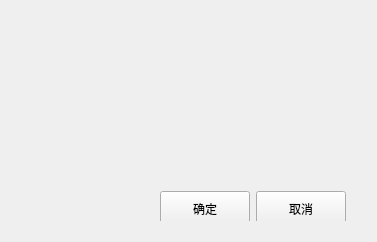
<?xml version="1.0" encoding="UTF-8"?>
<ui version="4.0">
 <class>MessBox</class>
 <widget class="QWidget" name="MessBox">
  <property name="geometry">
   <rect>
    <x>0</x>
    <y>0</y>
    <width>377</width>
    <height>242</height>
   </rect>
  </property>
  <property name="windowTitle">
   <string>MessBox</string>
  </property>
  <layout class="QGridLayout" name="gridLayout">
   <property name="rightMargin">
    <number>3</number>
   </property>
   <item row="0" column="0">
    <widget class="QWidget" name="widget_title" native="true">
     <property name="sizePolicy">
      <sizepolicy hsizetype="Preferred" vsizetype="Fixed">
       <horstretch>0</horstretch>
       <verstretch>0</verstretch>
      </sizepolicy>
     </property>
     <property name="minimumSize">
      <size>
       <width>100</width>
       <height>28</height>
      </size>
     </property>
     <layout class="QHBoxLayout" name="horizontalLayout_2">
      <property name="spacing">
       <number>0</number>
      </property>
      <property name="leftMargin">
       <number>0</number>
      </property>
      <property name="topMargin">
       <number>0</number>
      </property>
      <property name="rightMargin">
       <number>0</number>
      </property>
      <property name="bottomMargin">
       <number>0</number>
      </property>
      <item>
       <widget class="QLabel" name="lab_Title">
        <property name="sizePolicy">
         <sizepolicy hsizetype="Expanding" vsizetype="Preferred">
          <horstretch>0</horstretch>
          <verstretch>0</verstretch>
         </sizepolicy>
        </property>
        <property name="styleSheet">
         <string notr="true">font: 10pt &quot;微软雅黑&quot;;</string>
        </property>
        <property name="text">
         <string/>
        </property>
        <property name="alignment">
         <set>Qt::AlignLeading|Qt::AlignLeft|Qt::AlignVCenter</set>
        </property>
       </widget>
      </item>
      <item>
       <widget class="QWidget" name="widget_menu" native="true">
        <property name="sizePolicy">
         <sizepolicy hsizetype="Minimum" vsizetype="Preferred">
          <horstretch>0</horstretch>
          <verstretch>0</verstretch>
         </sizepolicy>
        </property>
        <layout class="QHBoxLayout" name="horizontalLayout">
         <property name="spacing">
          <number>0</number>
         </property>
         <property name="leftMargin">
          <number>0</number>
         </property>
         <property name="topMargin">
          <number>0</number>
         </property>
         <property name="rightMargin">
          <number>0</number>
         </property>
         <property name="bottomMargin">
          <number>0</number>
         </property>
         <item>
          <widget class="QPushButton" name="btnMenu_Close">
           <property name="sizePolicy">
            <sizepolicy hsizetype="Minimum" vsizetype="Expanding">
             <horstretch>0</horstretch>
             <verstretch>0</verstretch>
            </sizepolicy>
           </property>
           <property name="minimumSize">
            <size>
             <width>40</width>
             <height>0</height>
            </size>
           </property>
           <property name="maximumSize">
            <size>
             <width>40</width>
             <height>16777215</height>
            </size>
           </property>
           <property name="cursor">
            <cursorShape>ArrowCursor</cursorShape>
           </property>
           <property name="focusPolicy">
            <enum>Qt::NoFocus</enum>
           </property>
           <property name="toolTip">
            <string>关闭</string>
           </property>
           <property name="text">
            <string/>
           </property>
           <property name="icon">
            <iconset resource="res.qrc">
             <normaloff>:/res/SoftIcon/Cancel.png</normaloff>:/res/SoftIcon/Cancel.png</iconset>
           </property>
           <property name="iconSize">
            <size>
             <width>25</width>
             <height>25</height>
            </size>
           </property>
           <property name="flat">
            <bool>true</bool>
           </property>
          </widget>
         </item>
        </layout>
       </widget>
      </item>
     </layout>
    </widget>
   </item>
   <item row="1" column="0">
    <widget class="QWidget" name="widget_main" native="true">
     <property name="styleSheet">
      <string notr="true">font: 11pt &quot;微软雅黑&quot;;</string>
     </property>
     <layout class="QVBoxLayout" name="verticalLayout_2">
      <property name="spacing">
       <number>5</number>
      </property>
      <property name="leftMargin">
       <number>5</number>
      </property>
      <property name="topMargin">
       <number>5</number>
      </property>
      <property name="rightMargin">
       <number>5</number>
      </property>
      <property name="bottomMargin">
       <number>5</number>
      </property>
      <item>
       <widget class="QWidget" name="widget" native="true">
        <widget class="QLabel" name="labIcoMain">
         <property name="geometry">
          <rect>
           <x>0</x>
           <y>10</y>
           <width>61</width>
           <height>51</height>
          </rect>
         </property>
         <property name="styleSheet">
          <string notr="true">border-image: url(:/image/info.png);</string>
         </property>
         <property name="frameShape">
          <enum>QFrame::NoFrame</enum>
         </property>
         <property name="text">
          <string/>
         </property>
        </widget>
        <widget class="QLabel" name="labInfo">
         <property name="geometry">
          <rect>
           <x>70</x>
           <y>10</y>
           <width>261</width>
           <height>101</height>
          </rect>
         </property>
         <property name="frameShape">
          <enum>QFrame::NoFrame</enum>
         </property>
         <property name="text">
          <string/>
         </property>
         <property name="scaledContents">
          <bool>false</bool>
         </property>
         <property name="wordWrap">
          <bool>true</bool>
         </property>
        </widget>
        <widget class="QWidget" name="layoutWidget">
         <property name="geometry">
          <rect>
           <x>70</x>
           <y>130</y>
           <width>271</width>
           <height>41</height>
          </rect>
         </property>
         <layout class="QHBoxLayout" name="horizontalLayout_3">
          <item>
           <spacer name="horizontalSpacer">
            <property name="orientation">
             <enum>Qt::Horizontal</enum>
            </property>
            <property name="sizeHint" stdset="0">
             <size>
              <width>40</width>
              <height>20</height>
             </size>
            </property>
           </spacer>
          </item>
          <item>
           <widget class="QPushButton" name="btnOk">
            <property name="sizePolicy">
             <sizepolicy hsizetype="Preferred" vsizetype="Preferred">
              <horstretch>0</horstretch>
              <verstretch>0</verstretch>
             </sizepolicy>
            </property>
            <property name="minimumSize">
             <size>
              <width>90</width>
              <height>35</height>
             </size>
            </property>
            <property name="maximumSize">
             <size>
              <width>70</width>
              <height>30</height>
             </size>
            </property>
            <property name="cursor">
             <cursorShape>PointingHandCursor</cursorShape>
            </property>
            <property name="focusPolicy">
             <enum>Qt::StrongFocus</enum>
            </property>
            <property name="styleSheet">
             <string notr="true"/>
            </property>
            <property name="text">
             <string>确定</string>
            </property>
            <property name="icon">
             <iconset resource="res.qrc">
              <normaloff>:/res/SoftIcon/check.png</normaloff>:/res/SoftIcon/check.png</iconset>
            </property>
            <property name="iconSize">
             <size>
              <width>20</width>
              <height>20</height>
             </size>
            </property>
           </widget>
          </item>
          <item>
           <widget class="QPushButton" name="btnCancel">
            <property name="sizePolicy">
             <sizepolicy hsizetype="Preferred" vsizetype="Preferred">
              <horstretch>0</horstretch>
              <verstretch>0</verstretch>
             </sizepolicy>
            </property>
            <property name="minimumSize">
             <size>
              <width>90</width>
              <height>35</height>
             </size>
            </property>
            <property name="maximumSize">
             <size>
              <width>70</width>
              <height>30</height>
             </size>
            </property>
            <property name="text">
             <string>取消</string>
            </property>
            <property name="icon">
             <iconset resource="res.qrc">
              <normaloff>:/res/SoftIcon/Cancel.png</normaloff>:/res/SoftIcon/Cancel.png</iconset>
            </property>
           </widget>
          </item>
         </layout>
        </widget>
       </widget>
      </item>
     </layout>
    </widget>
   </item>
  </layout>
 </widget>
 <layoutdefault spacing="6" margin="11"/>
 <resources>
  <include location="res.qrc"/>
 </resources>
 <connections/>
</ui>
